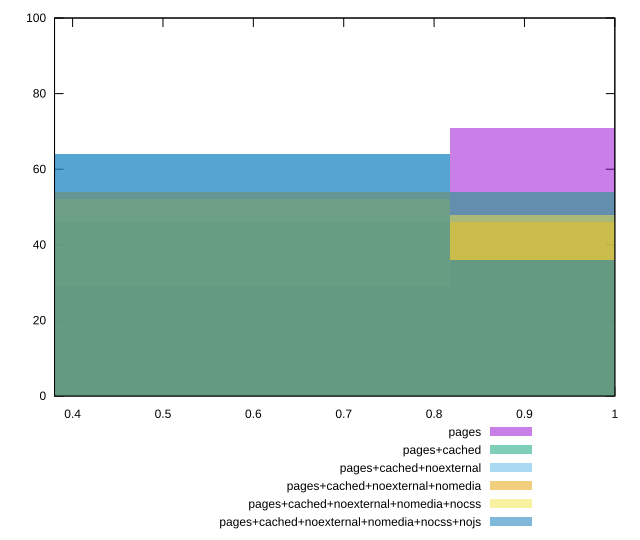

The script that saved this image:
reset

$pages <<EOF
1.0894823029434082 71
0.5447411514717041 29
EOF

$pagesCached <<EOF
0.5447411514717041 46
1.0894823029434082 54
EOF

$pagesCachedNoexternal <<EOF
0.5447411514717041 64
1.0894823029434082 36
EOF

$pagesCachedNoexternalNomedia <<EOF
1.0894823029434082 46
0.5447411514717041 54
EOF

$pagesCachedNoexternalNomediaNocss <<EOF
0.5447411514717041 52
1.0894823029434082 48
EOF

$pagesCachedNoexternalNomediaNocssNojs <<EOF
1.0894823029434082 36
0.5447411514717041 64
EOF

set key outside below
set boxwidth 0.5447411514717041
set xrange [0.38:1]
set yrange [0:100]
set trange [0:100]
set style fill transparent solid 0.5 noborder
set terminal svg size 640, 540 enhanced background rgb 'white'
set output "reprap/offscreen-images/comparison/histogram/all_score.svg"

plot $pages title "pages" with boxes, \
     $pagesCached title "pages+cached" with boxes, \
     $pagesCachedNoexternal title "pages+cached+noexternal" with boxes, \
     $pagesCachedNoexternalNomedia title "pages+cached+noexternal+nomedia" with boxes, \
     $pagesCachedNoexternalNomediaNocss title "pages+cached+noexternal+nomedia+nocss" with boxes, \
     $pagesCachedNoexternalNomediaNocssNojs title "pages+cached+noexternal+nomedia+nocss+nojs" with boxes

reset
